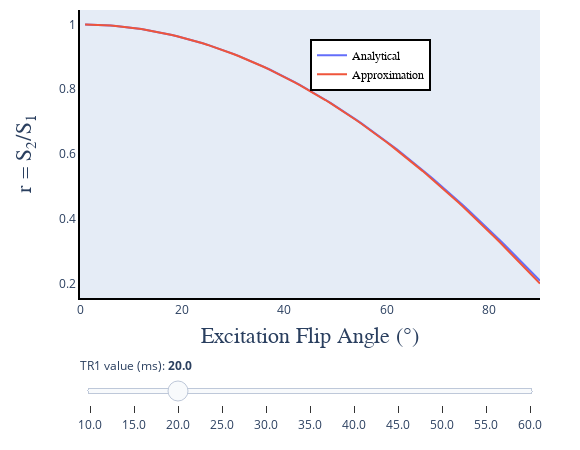

Here is the notebook cell this chart was saved with:
### Code cell
#| label: afiFig5jn

# Prepare Python environment

import scipy.io as sio
from pathlib import Path

data_dir = Path("../../../data/04-B1-02-AFI")
data_file = "fig5.mat"

#Load either archived or generated plot variables
mat_contents = sio.loadmat(data_dir / data_file)

params = mat_contents["params"]
TR1_range = mat_contents["TR1_range"][0]
r_analytical = mat_contents["r_analytical"]
r_approximation = mat_contents["r_approximation"]

## Plot
# PYTHON CODE
# Module imports

import matplotlib.pyplot as plt
import chart_studio.plotly as py
import plotly.graph_objs as go
import numpy as np
from plotly import __version__
from plotly.offline import download_plotlyjs, init_notebook_mode, plot, iplot
config={'showLink': False, 'displayModeBar': False}
# PYTHON CODE
# PYTHON CODE
# PYTHON CODE

init_notebook_mode(connected=True)

data1 = [dict(
        visible = False,
        mode = 'lines',
        x = params["EXC_FA"][0][0][0],
        y = abs(np.squeeze(np.asarray(r_analytical[ii]))),
        name = 'Analytical',
        text = 'Analytical',
        hoverinfo = 'x+y+text') for ii in range(len(TR1_range))]

data1[2]['visible'] = True

data2 = [dict(
        visible = False,
        mode = 'lines',
        x = params["EXC_FA"][0][0][0],
        y = abs(np.squeeze(np.asarray(r_approximation[ii]))),
        name = 'Approximation',
        text = 'Approximation',
        hoverinfo = 'x+y+text') for ii in range(len(TR1_range))]

data2[2]['visible'] = True

data = data1 + data2

steps = []
for i in range(len(TR1_range)):
    step = dict(
        method = 'restyle',  
        args = ['visible', [False] * len(data1)],
        label = str(TR1_range[i])
        )
    step['args'][1][i] = True # Toggle i'th trace to "visible"
    steps.append(step)

sliders = [dict(
    x = 0,
    y = -0.02,
    active = 2,
    currentvalue = {"prefix": "TR1 value (ms): <b>"},
    pad = {"t": 50, "b": 10},
    steps = steps)]

layout = go.Layout(
    width=580,
    height=450,
    margin=go.layout.Margin(
        l=80,
        r=40,
        b=60,
        t=10,
    ),
    annotations=[
        dict(
            x=0.5004254919715793,
            y=-0.18,
            showarrow=False,
            text='Excitation Flip Angle (°)',
            font=dict(
                family='Times New Roman',
                size=22
            ),
            xref='paper',
            yref='paper'
        ),
        dict(
            x=-0.15,
            y=0.5,
            showarrow=False,
            text='r = S<sub>2</sub>/S<sub>1</sub>',
            font=dict(
                family='Times New Roman',
                size=22
            ),
            textangle=-90,
            xref='paper',
            yref='paper'
        ),
    ],
    xaxis=dict(
        autorange=False,
        range=[0, params['EXC_FA'][0][0][0][-1]],
        showgrid=False,
        linecolor='black',
        linewidth=2
    ),
    yaxis=dict(
        autorange=True,
        showgrid=False,
        linecolor='black',
        linewidth=2
    ),
    legend=dict(
        x=0.5,
        y=0.9,
        traceorder='normal',
        font=dict(
            family='Times New Roman',
            size=12,
            color='#000'
        ),
        bordercolor='#000000',
        borderwidth=2
    ), 
    sliders=sliders
)

fig = dict(data=data, layout=layout)

iplot(fig, filename = 'basic-line', config = config)
